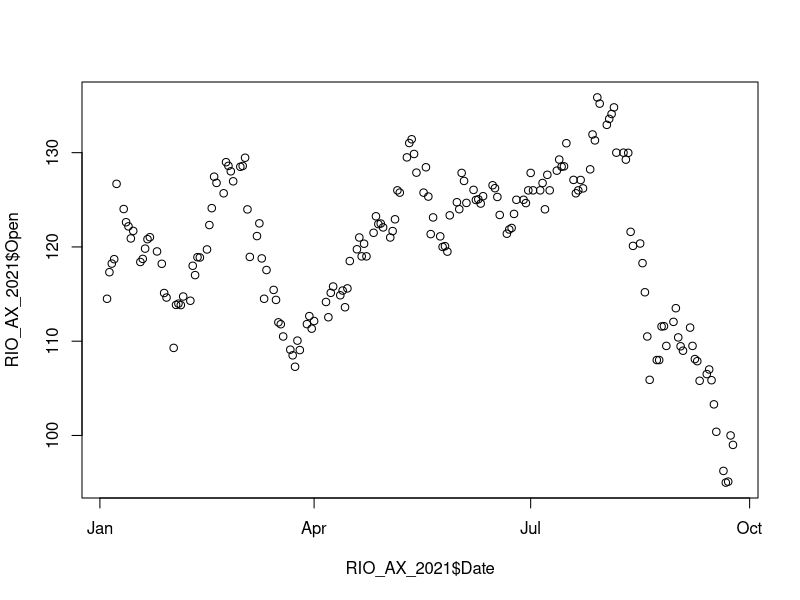

R code for this plot:
## ---- chunk 1
install.packages("tidyverse")
## ---- chunk 2
library(tidyverse)
RIO_AX_raw <- read_csv("data/RIO.AX.csv", col_types = cols(Date = col_date(format = "%Y-%m-%d"))) #importing the data 
RIO_AX_2021 <- RIO_AX_raw %>% filter(Open != "null", Date >= "2021-01-01") #selecting only the 2021 rows
View(RIO_AX_2021)
## ---- chunk 3
plot(x=RIO_AX_2021$Date, y=RIO_AX_2021$Open)
